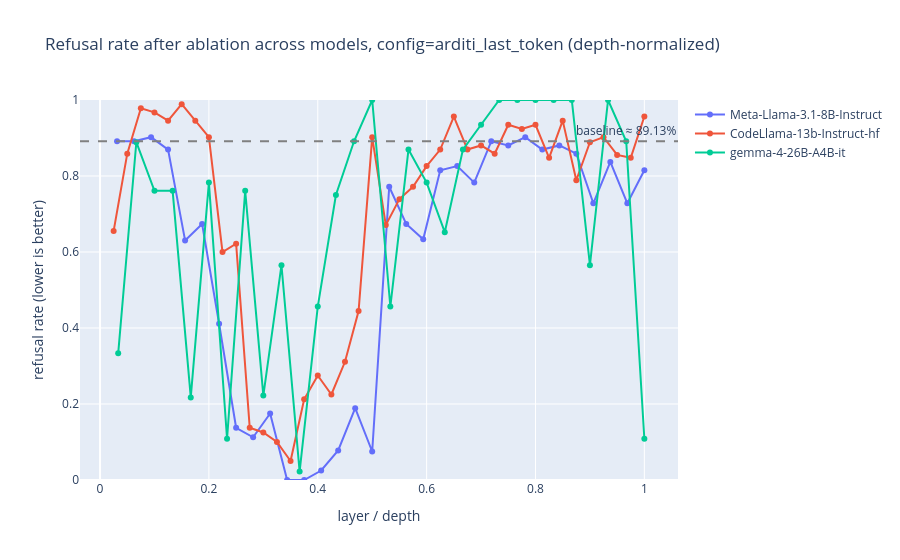
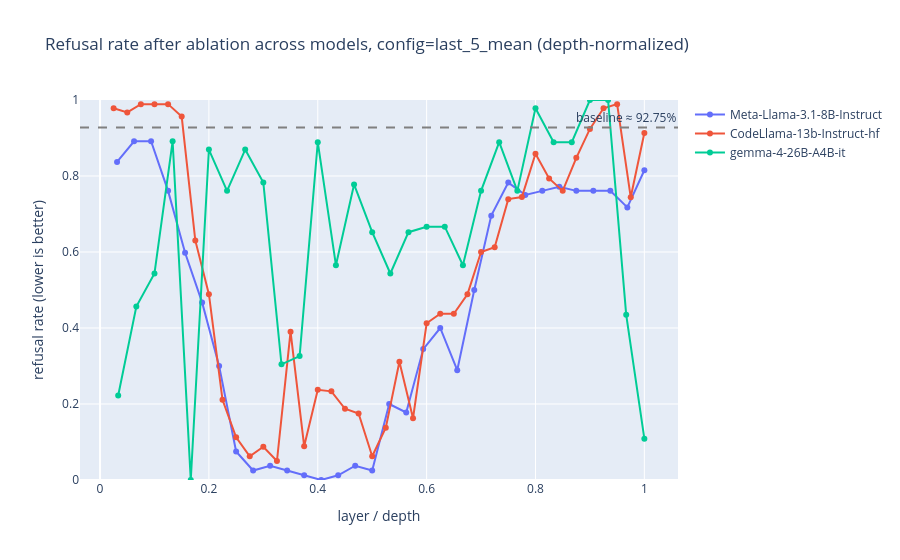

Notebook code cell kept with these figures, in order:
### Code cell
from probelab.experiments.refusal import plot_refusal_across_models

for cfg_name in sorted(EXPECTED_CONFIGS):
    plot_refusal_across_models(runs, cfg_name, depth_normalize=True).show()
